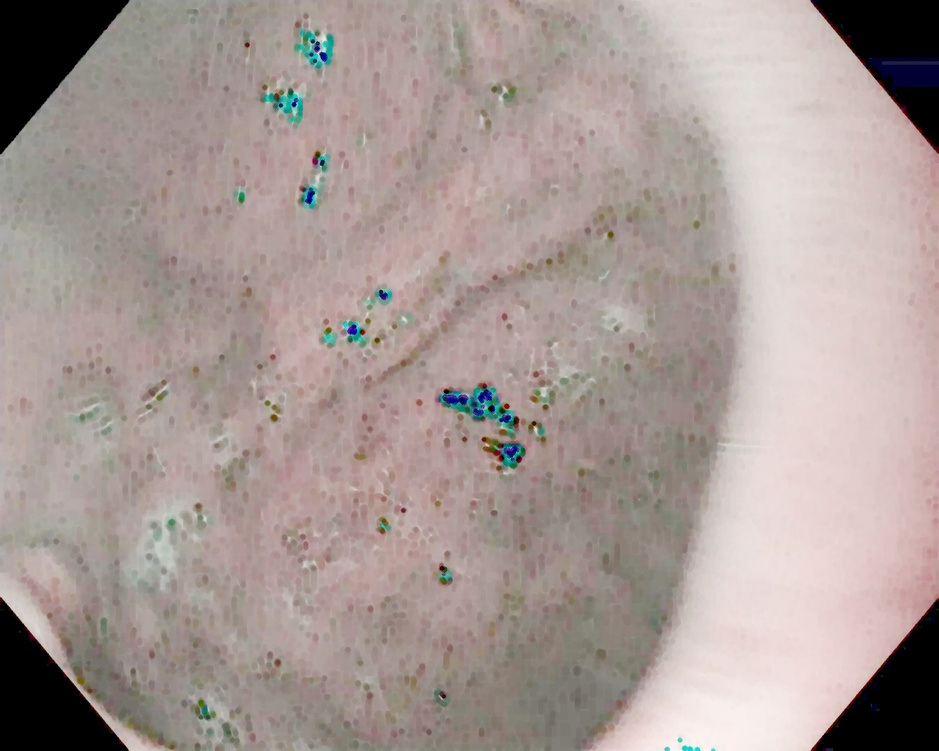
#> input picture subDM/subNormDM/FiltroDM/00154.jpg, 939 x 751 px, shrunk from 1349 x 1079 before the run; its folder holds only this picture in this run
$ python medidasEspaciodecolor.py   (older library calls are emulated)
#> lines starting #> are read from the running program, lines starting #| are printed output that depends on the picture
### subDM/readimg.py
# -*- coding: utf-8 -*-
"""
Created on Tue May 28 11:20:26 2019

@author: Nataly
"""
def read_img(imfile):
#> called with imfile = '00154.jpg'
    import cv2
    return cv2.imread(imfile)
#> returned value is the input picture: shape (751, 939, 3); mean B, G, R 150, 154.2, 167.4
    #return (imfile + 2)

### subDM/subNormDM/readboxes.py
# -*- coding: utf-8 -*-
"""
Created on Tue May 28 12:07:23 2019

"""
# Leer bbox
def read_boxes(txtfile):
    import numpy as np
    lines = []

    with open(txtfile, "r") as f:

        for line in f:
            line = line.strip()
            box = np.hstack(line.split()).astype(np.float)
            box[0] = int(box[0])
            lines.append(box)
    return np.array(lines)

### subDM/subNormDM/FiltroDM/medidasEspaciodecolor.py
# -*- coding: utf-8 -*-
"""
Created on Sat Jul  6 23:26:31 2019

@author: Nataly
"""


from readimg import read_img #leer imagines ### img=read_img(imgfile)##
from readboxes import read_boxes #leer bbox ## boxes=read_boxes(txtfile) ##
from yolovoc import yolo2voc #conversion format ## box_list=yolo2voc(boxes, imshape) ##
from pruebaEuclidiana import euclidiana
import cv2
import pylab as plt
from matplotlib import pyplot as plt
from scipy import stats # importando scipy.stats
import numpy as np
import glob
from scipy.spatial import distance as dist
import matplotlib.pyplot as plt
import numpy as np
import statistics as stats
from scipy import stats
from scipy.spatial import distance
import statistics

from Filtros import filtroautolevel, filtromediana, filtrominimo, filtrogaussiano,filtropromedio
from compararDM import compararDM

correlacionT = np.zeros((166,16))
BhattacharyyaT = np.zeros((166,16))
euclidianaT = np.zeros((166,16))
snr=np.zeros((166,16))

def signaltonoise(a, axis=0, ddof=0):
    a = np.asanyarray(a)
    m = a.mean(axis)
    sd = a.std(axis=axis, ddof=ddof)
    return np.where(sd == 0, 0, m/sd)

i=0
def CHSV(img):
    img=cv2.cvtColor(img,cv2.COLOR_RGB2HSV)
    return img

def CYUV(img):
    img=cv2.cvtColor(img,cv2.COLOR_RGB2YUV)
    return img

def CXYZ(img):
    img=cv2.cvtColor(img,cv2.COLOR_RGB2XYZ)
    return img

def CLUV(img):
    img=cv2.cvtColor(img,cv2.COLOR_RGB2LUV)
    return img

tiposNorm = ['',CHSV, CYUV, CXYZ]

no=0
for file in glob.glob("*.jpg"):
    for norm in range(len(tiposNorm)):
        imgfile=file
        filetxt=file[0:len(file)-3]+'txt'
        bboxfile=filetxt
        img= read_img(imgfile)
        if norm == 0:
             img = img
             imgC=img.copy()

        else:
            img = tiposNorm[norm](img)
            imgC=img.copy()


        ima3=img.copy()
        C1,C2,C3=cv2.split(ima3)
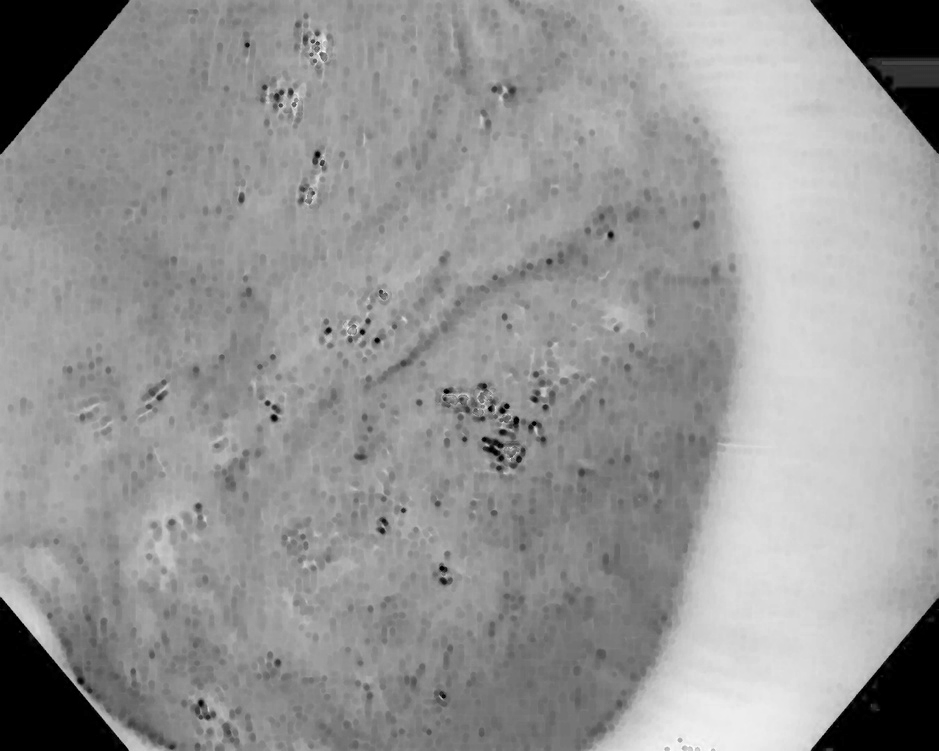
#> C1: shape (751, 939); min 0, max 255, mean 150
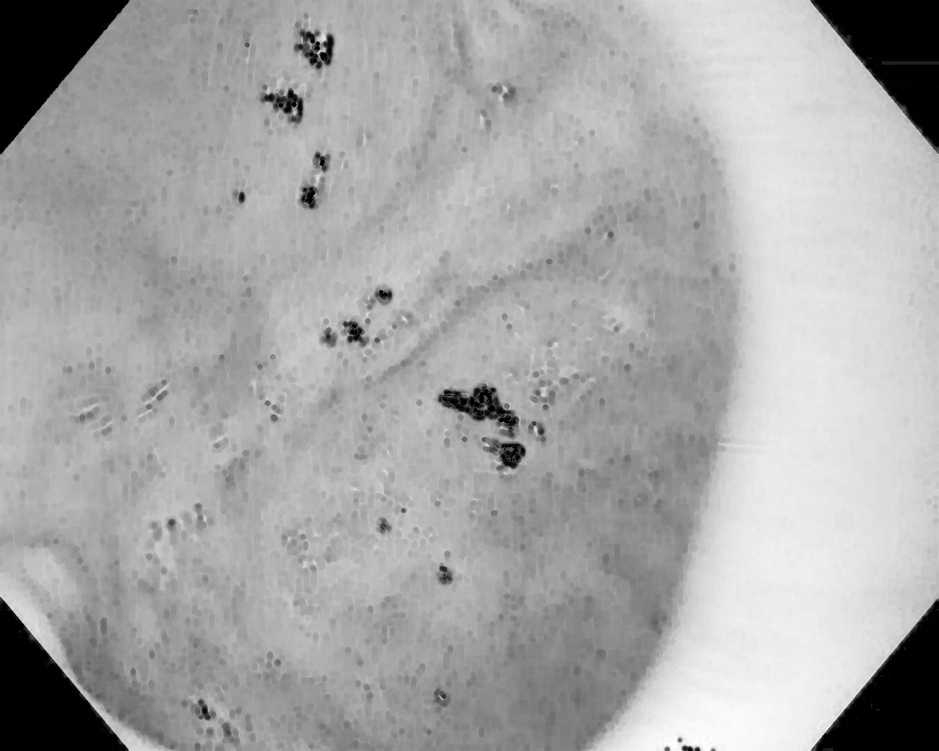
#> C3: shape (751, 939); min 0, max 255, mean 167.4
        imgC1=C1.copy()
        imgC2=C2.copy()
        imgC3=C3.copy()

        boxes = read_boxes(bboxfile)
#> (the run stopped early here; a loop or call above may not have finished)

$ run again, on subDM/subNormDM/FiltroDM/00318.jpg
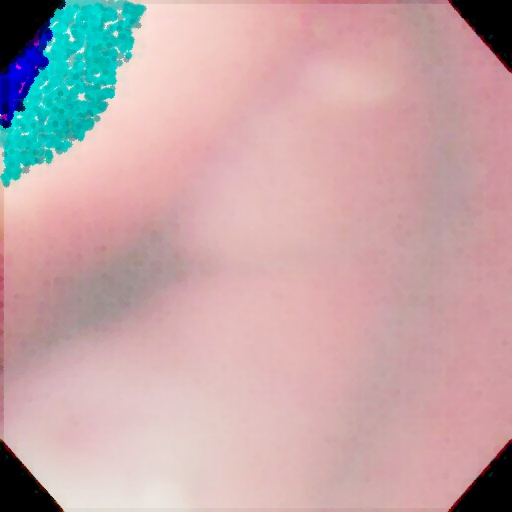
#> input picture subDM/subNormDM/FiltroDM/00318.jpg, 512 x 512 px
#> in read_img, returned value is the input picture: shape (512, 512, 3); mean B, G, R 169.1, 166.9, 196.4
#> `C1,C2,C3=cv2.split(ima3)`:
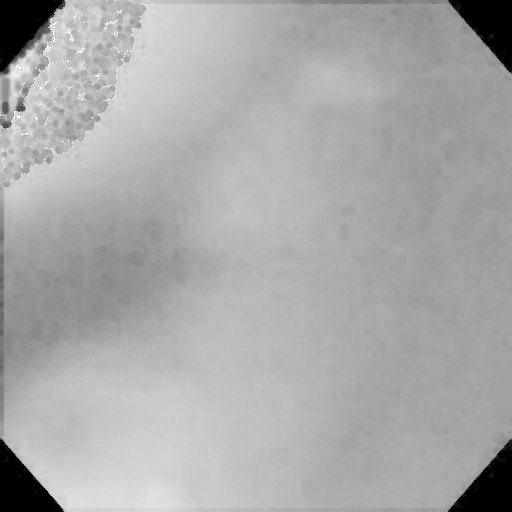
#> C1: shape (512, 512); min 0, max 255, mean 169.1
#> `C1,C2,C3=cv2.split(ima3)`:
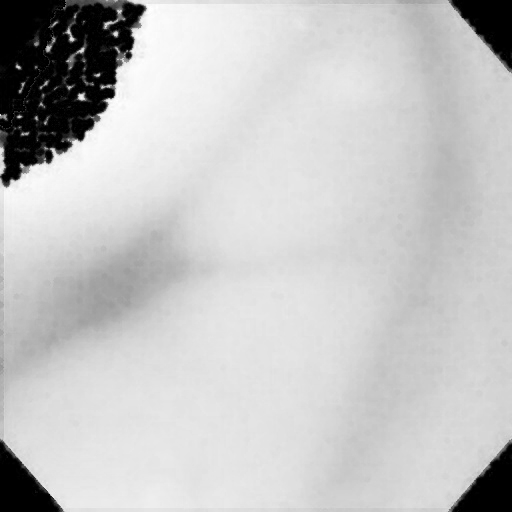
#> C3: shape (512, 512); min 0, max 255, mean 196.4
